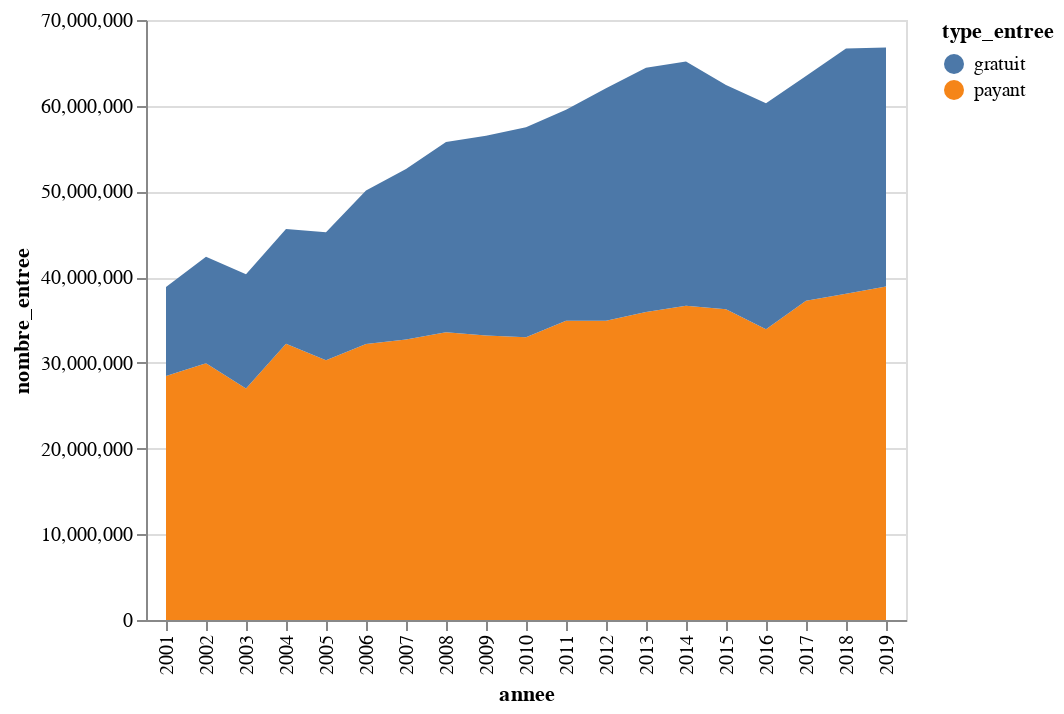

Here is the notebook cell this chart was saved with:
### Markdown cell above
A cela, il faut également ajouter qu'`Altair` permet d'ajouter une information sur le **type de données** de façon très efficace. On peut retrouver à [cette adresse](https://altair-viz.github.io/user_guide/encoding.html#encoding-data-types) la liste de tous les types de données que l'on peut appliquer sur des jeux de données à l'aide d'`Altair`.

En pratique, le plus simple est de faire suivre le nom de la colonne du tableau de données par `:` suivi d'une lettre décrivant le **type de données**.

Actuellement, la colonne `annee` de notre tableau de données `pandas` est au format numérique (`float` plus exactement, qui permet de décrire le nombres décimaux). Dans notre cas, il s'agit plutôt d'une **variable ordinale**, c'est-à-dire, d'une **variable catégorielle** pour laquelle l'ordre a une certaine importance.

Pour cela, on peut simplement ajouter le suffixe `:O` à notre nom de colonne que l'on passe en argument de la méthode `.encode()`.

### Code cell
# On ajoute le suffixe ":O" à la colonne "annee" pour indiquer qu'il s'agit d'une variable catégorielle
# ordinale et nom d'un type de données numérique
alt.Chart(df_long_freq_annee).mark_area().encode(
    x="annee:O",
    y="nombre_entree:Q",
    color="type_entree:N"
)

### Figure 1 — Vega-Lite specification as saved in the notebook (floating-point values rounded to 4 significant figures)
{"config": {"view": {"continuousWidth": 400, "continuousHeight": 300}}, "data": {"name": "data-37c891bb50915f3e536e0f602ba2dae9"}, "mark": "area", "encoding": {"color": {"type": "nominal", "field": "type_entree"}, "x": {"type": "ordinal", "field": "annee"}, "y": {"type": "quantitative", "field": "nombre_entree"}}, "$schema": "https://vega.github.io/schema/vega-lite/v4.8.1.json", "datasets": {"data-37c891bb50915f3e536e0f602ba2dae9": [{"annee": 2001, "type_entree": "payant", "nombre_entree": 28470000.0}, {"annee": 2002, "type_entree": "payant", "nombre_entree": 29950000.0}, {"annee": 2003, "type_entree": "payant", "nombre_entree": 27010000.0}, {"annee": 2004, "type_entree": "payant", "nombre_entree": 32220000.0}, {"annee": 2005, "type_entree": "payant", "nombre_entree": 30320000.0}, {"annee": 2006, "type_entree": "payant", "nombre_entree": 32200000.0}, {"annee": 2007, "type_entree": "payant", "nombre_entree": 32710000.0}, {"annee": 2008, "type_entree": "payant", "nombre_entree": 33580000.0}, {"annee": 2009, "type_entree": "payant", "nombre_entree": 33190000.0}, {"annee": 2010, "type_entree": "payant", "nombre_entree": 33000000.0}, {"annee": 2011, "type_entree": "payant", "nombre_entree": 34910000.0}, {"annee": 2012, "type_entree": "payant", "nombre_entree": 34910000.0}, {"annee": 2013, "type_entree": "payant", "nombre_entree": 35930000.0}, {"annee": 2014, "type_entree": "payant", "nombre_entree": 36650000.0}, {"annee": 2015, "type_entree": "payant", "nombre_entree": 36240000.0}, {"annee": 2016, "type_entree": "payant", "nombre_entree": 33910000.0}, {"annee": 2017, "type_entree": "payant", "nombre_entree": 37230000.0}, {"annee": 2018, "type_entree": "payant", "nombre_entree": 38050000.0}, {"annee": 2019, "type_entree": "payant", "nombre_entree": 38920000.0}, {"annee": 2001, "type_entree": "gratuit", "nombre_entree": 10380000.0}, {"annee": 2002, "type_entree": "gratuit", "nombre_entree": 12420000.0}, {"annee": 2003, "type_entree": "gratuit", "nombre_entree": 13310000.0}, {"annee": 2004, "type_entree": "gratuit", "nombre_entree": 13410000.0}, {"annee": 2005, "type_entree": "gratuit", "nombre_entree": 14930000.0}, {"annee": 2006, "type_entree": "gratuit", "nombre_entree": 17920000.0}, {"annee": 2007, "type_entree": "gratuit", "nombre_entree": 19910000.0}, {"annee": 2008, "type_entree": "gratuit", "nombre_entree": 22190000.0}, {"annee": 2009, "type_entree": "gratuit", "nombre_entree": 23290000.0}, {"annee": 2010, "type_entree": "gratuit", "nombre_entree": 24500000.0}, {"annee": 2011, "type_entree": "gratuit", "nombre_entree": 24600000.0}, {"annee": 2012, "type_entree": "gratuit", "nombre_entree": 27140000.0}, {"annee": 2013, "type_entree": "gratuit", "nombre_entree": 28500000.0}, {"annee": 2014, "type_entree": "gratuit", "nombre_entree": 28500000.0}, {"annee": 2015, "type_entree": "gratuit", "nombre_entree": 26170000.0}, {"annee": 2016, "type_entree": "gratuit", "nombre_entree": 26360000.0}, {"annee": 2017, "type_entree": "gratuit", "nombre_entree": 26240000.0}, {"annee": 2018, "type_entree": "gratuit", "nombre_entree": 28620000.0}, {"annee": 2019, "type_entree": "gratuit", "nombre_entree": 27870000.0}]}}
